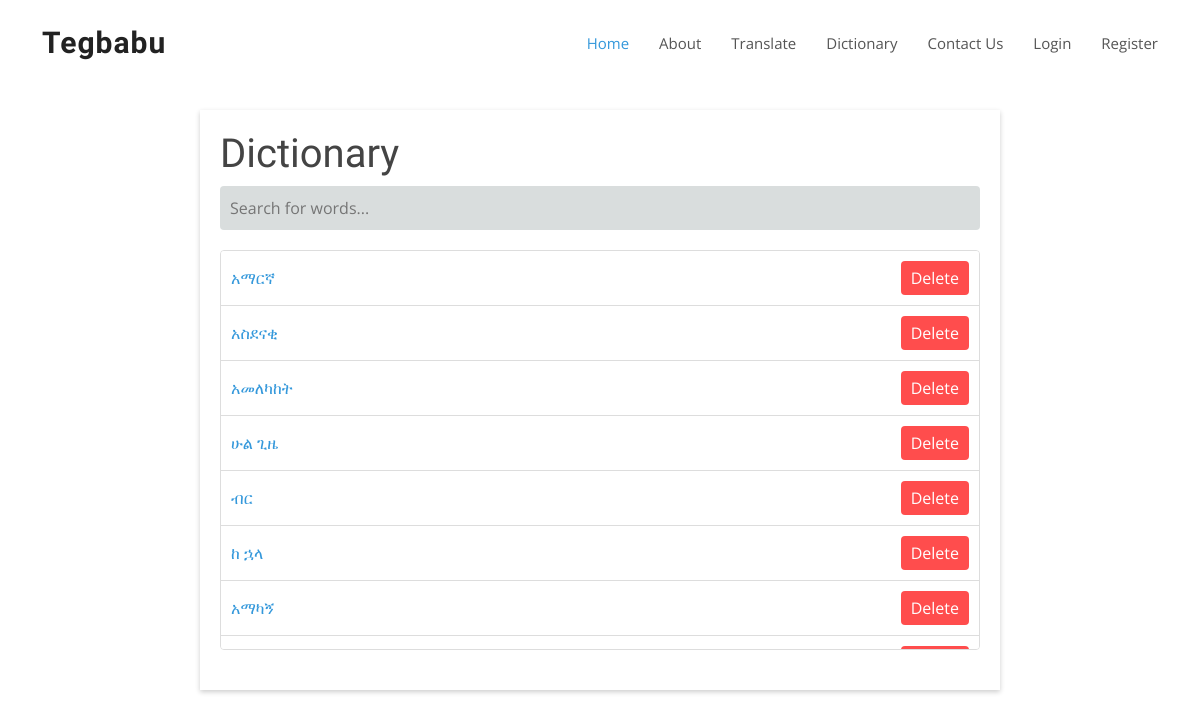
The page /dictionary on the database its author committed.
### textToESL/models.py (models this page shows, shortened)
class Dictionary(db.Model):
    id = db.Column(db.Integer, primary_key=True)
    word = db.Column(db.String(40), unique=True, nullable=False)
    sign_video = db.Column(db.String(50), nullable=False)

### textToESL/main/routes.py (the view)
@main.route('/dictionary')
def dictionary():
    words = Dictionary.query.all()
    form = DeleteForm()
    return render_template('dictionary.html', words=words, form=form)

### textToESL/main/forms.py
class DeleteForm(FlaskForm):
    submit = SubmitField('Delete')

### textToESL/templates/dictionary.html (shortened to what this page needs)
{% extends 'layout.html' %}
{% block styles %}
  <link href="{{url_for('static', filename='css/dictionary.css')}}" rel="stylesheet">
{% endblock styles %}
{% block content %}
<div class="dict_container" style="margin-top: 110px;">
  <h1>Dictionary</h1>
  <input type="text" id="searchBox" onkeyup="searchWords()" placeholder="Search for words..." aria-label="Search words">
  <ul id="wordList">
    {% for word in words %}
      <li>
        <a href="{{ url_for('main.sign', word_id=word.id) }}">{{ word.word }}</a>
        <form method="POST" action="{{ url_for('main.delete_word', word_id=word.id) }}">
          <button type="submit" class="delete-btn">Delete</button>
        </form>
      </li>
    {% endfor %}
  </ul>
</div>
{% endblock content %}

### textToESL/static/css/dictionary.css (style rules this page uses)
.dict_container { font-family: 'Open Sans', sans-serif; max-width: 800px; margin: 20px auto; padding: 20px; background: #fff; box-shadow: 0 2px 5px rgba(0, 0, 0, 0.2); transition: background-color 0.3s, box-shadow 0.3s; }
#searchBox { width: 100%; padding: 10px; margin-bottom: 20px; background: #d9dddd; color: #0e0c0c; border: none; border-radius: 4px; font-size: 16px; }
#wordList { max-height: 400px; overflow-y: auto; border: 1px solid #ddd; border-radius: 4px; margin-bottom: 20px; }
.dict_container ul { list-style: none; padding: 0; margin: 0; }
.dict_container ul li { padding: 10px; background: #fff; cursor: pointer; border-bottom: 1px solid #ddd; display: flex; justify-content: space-between; align-items: center; transition: background-color 0.3s; }
.delete-btn { background: #ff4d4d; color: white; border: none; padding: 5px 10px; border-radius: 4px; cursor: pointer; transition: background-color 0.3s; }

### textToESL/static/css/style.css (style rules this page uses)
body { font-family: "Open Sans", sans-serif; color: #444444; }
a { color: #3498db; text-decoration: none; }
h1, h2, h3, h4, h5, h6 { font-family: "Raleway", sans-serif; }

### rows shown on the page
Dictionary: word "አማርኛ"
Dictionary: word "አስደናቂ"
Dictionary: word "አመለካከት"
Dictionary: word "ሁል ጊዜ"
Dictionary: word "ብር"
Dictionary: word "ከ ኋላ"
Dictionary: word "አማካኝ"
